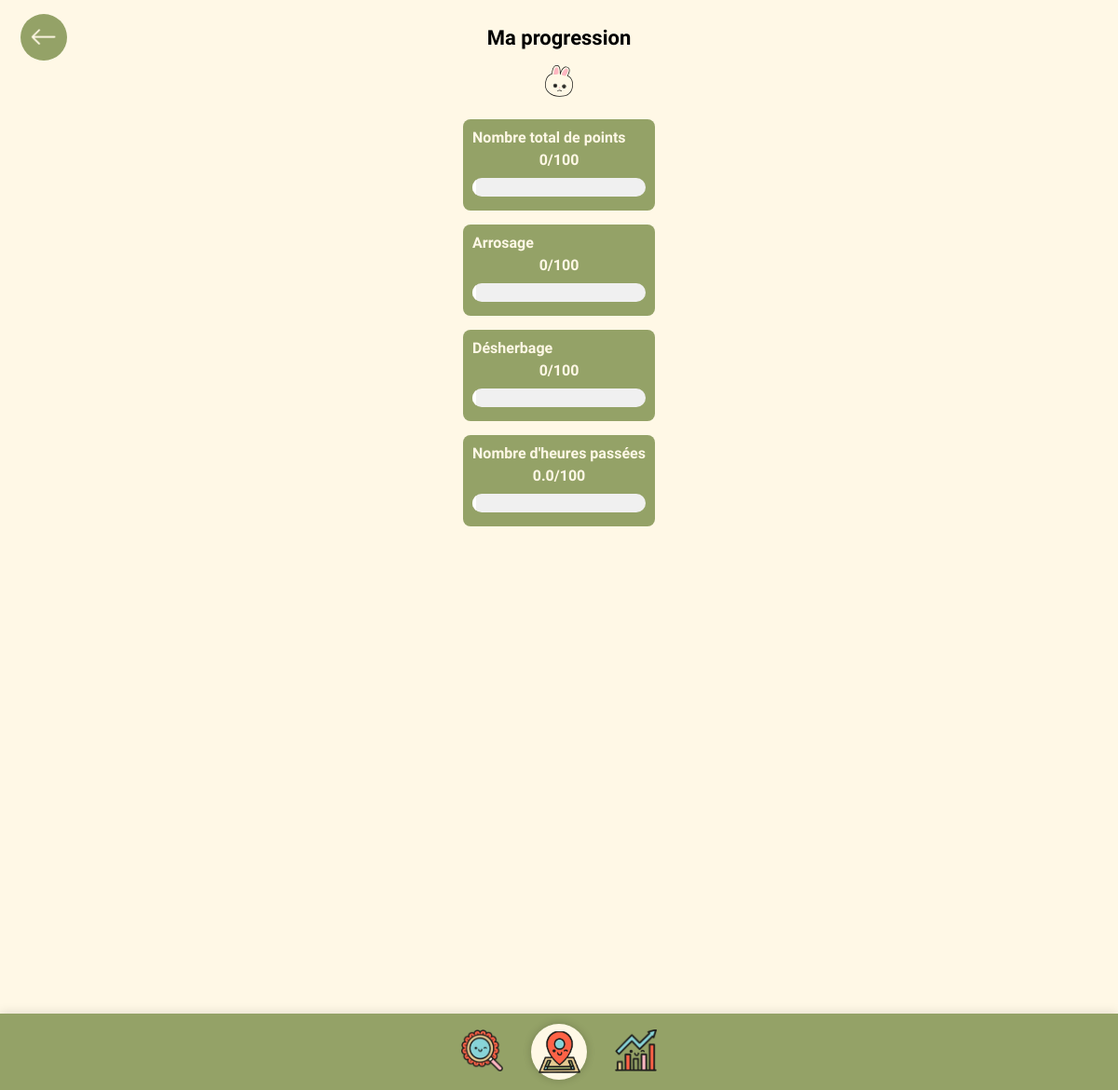
The page /maprogression (signed in) on the database as committed earlier.
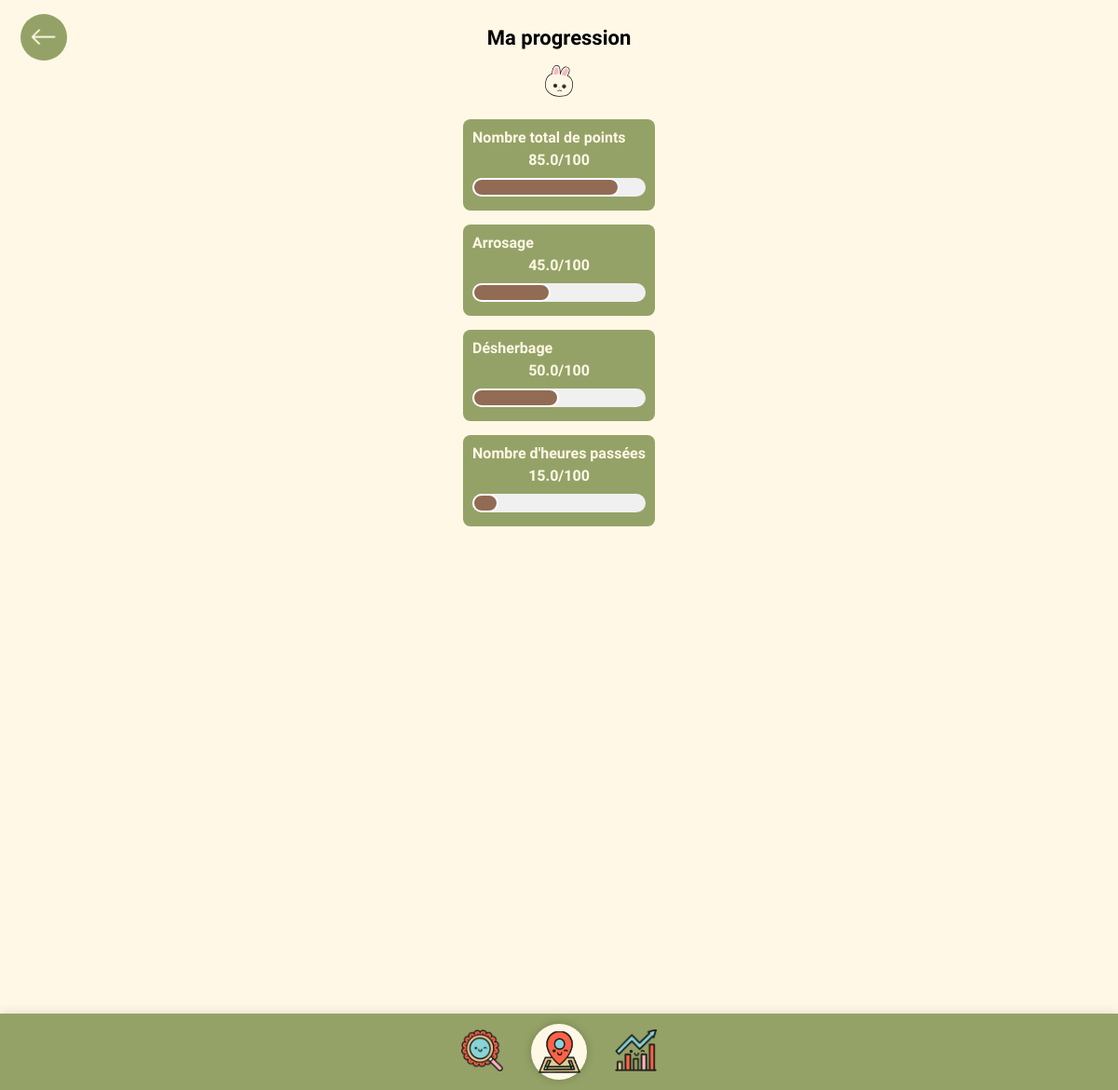
The same page on the database as committed later.
### tables this page shows
CREATE TABLE progression (
        id_utilisateur INTEGER,
        general TEXT,
        arrosage TEXT,
        desherbage TEXT,
        heures_passees REAL,
        PRIMARY KEY (id_utilisateur),
        FOREIGN KEY (id_utilisateur) REFERENCES utilisateur(id_utilisateur) ON DELETE CASCADE
    );

### routes/maprogression_routes.py (the view)
@maprogression_bp.route('/maprogression')
def maprogression():
    print("Session avant accès à maprogression :", session)  # Vérifier si user_id est bien en session
    if 'user_id' not in session:
        return redirect(url_for('auth.login'))  # Redirection si non connecté
    user_id = session['user_id']
    db = get_db()
    progression = db.execute('''
        SELECT general, arrosage, desherbage, heures_passees
        FROM progression
        WHERE id_utilisateur = ?
    ''', (user_id,)).fetchone()
    progression_data = {
        'general': progression[0] if progression else 0,
        'arrosage': progression[1] if progression else 0,
        'desherbage': progression[2] if progression else 0,
        'heures_passees': progression[3] if progression else 0
    }
    for key in progression_data:
        try:
            progression_data[key] = float(progression_data[key])
        except (TypeError, ValueError):
            progression_data[key] = 0
        if key != 'heures_passees':
            progression_data[key] = max(0, min(100, progression_data[key]))
    return render_template("maprogression.html", progression=progression_data)

### app.py (called while the page is built)
    @classmethod
    def from_dict(cls, user_dict):
        if not user_dict:
            return None
        return cls(
            id_utilisateur=user_dict['id_utilisateur'],
            nom=user_dict['nom'],
            prenom=user_dict['prenom'],
            tel=user_dict.get('tel'),
            email=user_dict['email'],
            mdp=user_dict['mdp'],
            classe=user_dict.get('classe')
        )

### utils/database.py (called while the page is built)
def get_db():
    db_path = os.path.join(os.path.dirname(os.path.dirname(__file__)), 'backend', 'plantes.db')
    conn = sqlite3.connect(db_path)
    conn.row_factory = sqlite3.Row
    return conn

    @staticmethod
    def get_user_by_id(user_id):
        conn = sqlite3.connect("./backend/plantes.db")
        conn.row_factory = sqlite3.Row  # This allows accessing columns by name
        cursor = conn.cursor()
        try:
            cursor.execute("SELECT * FROM utilisateur WHERE id_utilisateur = ?", (user_id,))
            user = cursor.fetchone()
            if user:
                user_dict = dict(user)
                return user_dict
            return None
        finally:
            conn.close()

### templates/maprogression.html (shortened to what this page needs)
<!DOCTYPE html>
<html lang="fr">
<head>
  <link rel="stylesheet" href="static/global.css">
  <link rel="stylesheet" href="{{ url_for('static', filename='maprogression.css') }}">
</head>
<body>
  <header class="main-header">
    <a href="/defis" class="back-button" aria-label="Retour">
      <img src="{{ url_for('static', filename='images/retour.png') }}" alt="Retour">
  </a>
    <h1 class="page-title">Ma progression</h1>
  </header>
  <main class="main-content">
    <img src="{{ url_for('static', filename='images/profil.svg') }}" alt="Profil" class="profile-icon">
    <section class="progress-section">
      <div class="progress-header">
        <h2 class="progress-title">Nombre total de points</h2>
      </div>
      <div class="progress-value">{{ progression.general }}/100</div>
      <div class="progress-container progress-general">
        <div class="progress-bar" style="width: {{ progression.general }}%;"></div>
      </div>
    </section>
    <section class="progress-section">
      <div class="progress-header">
        <h2 class="progress-title">Arrosage</h2>
      </div>
      <div class="progress-value">{{ progression.arrosage }}/100</div>
      <div class="progress-container progress-arrosage">
        <div class="progress-bar" style="width: {{ progression.arrosage }}%;"></div>
      </div>
    </section>
    <section class="progress-section">
      <div class="progress-header">
        <h2 class="progress-title">Désherbage</h2>
      </div>
      <div class="progress-value">{{ progression.desherbage }}/100</div>
      <div class="progress-container progress-desherbage">
        <div class="progress-bar" style="width: {{ progression.desherbage }}%;"></div>
      </div>
    </section>
    <section class="progress-section">
      <div class="progress-header">
        <h2 class="progress-title">Nombre d'heures passées</h2>
      </div>
      <div class="progress-value">{{ progression.heures_passees }}/100</div>
      <div class="progress-container progress-heures">
        <div class="progress-bar" style="width: {{ [progression.heures_passees, 100]|min }}%;"></div>
      </div>
    </section>
  <div class="group-wrapper">
    <div class="group-8">
        <a href="{{ url_for('info.index') }}">
            <img class="loupe" src="static/images/loupe.png" />
        </a>
        <a href="{{ url_for('accueil.accueil') }}">
            <div class="map-wrapper">
                <img class="map" src="static/images/map.png" />
            </div>
        </a>
        <a href="{{ url_for('defis.defis') }}">
            <img class="resultats" src="static/images/resultats.png" />
        </a>
    </div>
</body>
</html>

Rows that differ between the two databases and show on the page:
added progression: general "85.0", arrosage "45.0", desherbage "50.0", heures_passees "15.0"
Other text that changed with them:
{{ progression.general }}: 0 → 85.0 (drawn)
{{ progression.arrosage }}: 0 → 45.0 (drawn)
{{ progression.desherbage }}: 0 → 50.0 (drawn)
{{ [progression.heures_passees, 100]|min }}: 0.0 → 15.0 (drawn)
{{ progression.general }}: "0" → (not shown)
{{ progression.arrosage }}: "0" → (not shown)
{{ progression.desherbage }}: "0" → (not shown)
{{ progression.heures_passees }}: "0.0" → (not shown)
